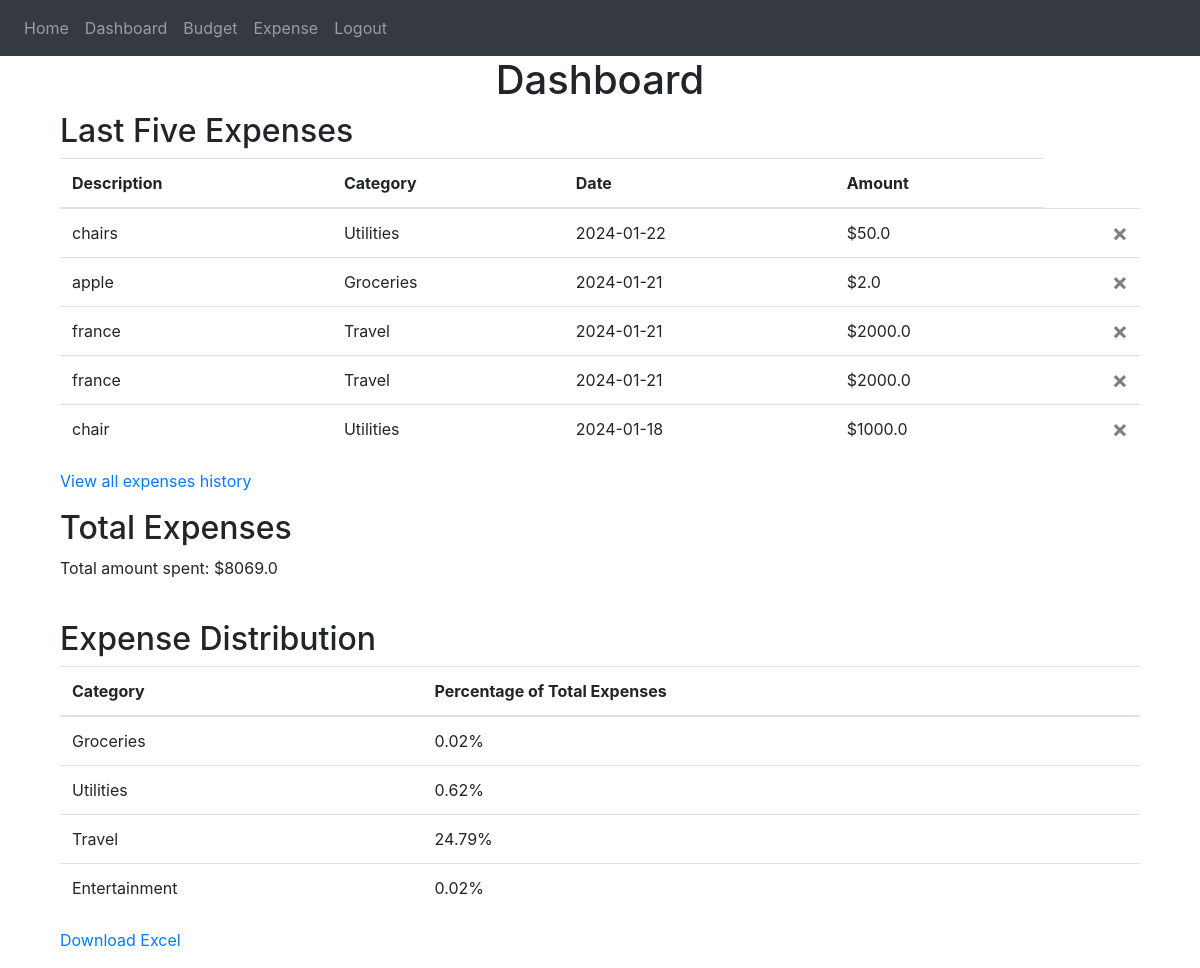
Page /dashboard (signed in) on the committed database.
### website/models.py (models this page shows)
class Expense(db.Model):
    id = db.Column(db.Integer, primary_key=True)
    description = db.Column(db.String(255))
    category = db.Column(db.String(50))
    amount = db.Column(db.Float)
    date = db.Column(db.DateTime(timezone=True), default=func.now())
    user_id = db.Column(db.Integer, db.ForeignKey('user.id'))

### website/views.py (the view)
@views.route('/dashboard', methods=['GET'])
@login_required
def dashboard():
    all_expenses = Expense.query.filter_by(user_id=current_user.id).order_by(Expense.date.desc()).all()
    last_five_expenses = Expense.query.filter_by(user_id=current_user.id).order_by(Expense.date.desc()).limit(5).all()
    total_expenses = db.session.query(db.func.sum(Expense.amount)).filter_by(user_id=current_user.id).scalar() or 0
    expense_distribution = {}
    all_expenses = Expense.query.filter_by(user_id=current_user.id).all()
    for expense in all_expenses:
        if total_expenses > 0:
            percentage = (expense.amount / total_expenses) * 100
        else:
            percentage = 0
        expense_distribution[expense.category] = round(percentage, 2)
    data = {
        'Description': [expense.description for expense in all_expenses],
        'Category': [expense.category for expense in all_expenses],
        'Date': [expense.date.strftime('%Y-%m-%d') for expense in all_expenses],
        'Amount': [f'${expense.amount:.2f}' for expense in all_expenses],
        'Percentage': [f'{expense_distribution[expense.category]:.2f}%' for expense in all_expenses],
    }
    df = pd.DataFrame(data)
    excel_filename = 'dashboard_data.xlsx'
    df.to_excel(excel_filename, index=False)
    return render_template("dashboard.html", user=current_user, last_five_expenses=last_five_expenses, total_expenses=total_expenses, expense_distribution=expense_distribution, excel_filename=excel_filename)

### website/__init__.py (called while the page is built)
def create_app():
    app = Flask(__name__)
    app.config['SECRET_KEY'] = 'emmy'
    app.config['SQLALCHEMY_DATABASE_URI'] = f'sqlite:///{DB_NAME}'
    db.init_app(app)
    from .models import User, Expense, Note # Import Expense model
    create_database(app)
    from .views import views
    from .auth import auth
    app.register_blueprint(views, url_prefix='/')
    app.register_blueprint(auth, url_prefix='/')
    login_manager = LoginManager()
    login_manager.login_view = 'auth.login'
    login_manager.init_app(app)
    @login_manager.user_loader
    def load_user(id):
        return User.query.get(int(id))
    return app

### website/templates/dashboard.html (shortened to what this page needs)
{% extends "base.html" %}
{% block content %}
  <h1 align="center">Dashboard</h1>
  <div class="container">
    <h2>Last Five Expenses</h2>
    <table class="table">
      <thead>
        <tr>
          <th>Description</th>
          <th>Category</th>
          <th>Date</th>
          <th>Amount</th>
        </tr>
      </thead>
      <tbody>
        {% for expense in last_five_expenses %}
          <tr>
            <td>{{ expense.description }}</td>
            <td>{{ expense.category }}</td>
            <td>{{ expense.date.strftime('%Y-%m-%d') }}</td>
            <td>${{ expense.amount }}</td>
            <td>
              <button type="button" class="close" onClick="deleteExpense({{ expense.id }})">
                <span aria-hidden="true">&times;</span>
              </button>
            </td>
          </tr>
        {% endfor %}
      </tbody>
    </table>
    <p><a href="{{ url_for('views.all_expenses') }}">View all expenses history</a></p>
    <h2>Total Expenses</h2>
    <p>Total amount spent: ${{ total_expenses }}</p>
    <br>
    <div class="row">
      <div class="col">
          <h2>Expense Distribution</h2>
          <table class="table">
              <thead>
                  <tr>
                      <th>Category</th>
                      <th>Percentage of Total Expenses</th>
                  </tr>
              </thead>
              <tbody>
                  {% for category, percentage in expense_distribution.items() %}
                      <tr>
                          <td>{{ category }}</td>
                          <td>{{ percentage }}%</td>
                      </tr>
                  {% endfor %}
              </tbody>
          </table>
      </div>
  </div>
  <div class="row">
    <div class="col">
        <p><a href="{{ url_for('views.download_excel', filename=excel_filename) }}">Download Excel</a></p>
    </div>
</div>
  </div>
{% endblock %}

### website/templates/base.html (shortened to what this page needs)
<!DOCTYPE html>
<html>
  <head>
    <link
      rel="stylesheet"
      href="https://stackpath.bootstrapcdn.com/bootstrap/4.4.1/css/bootstrap.min.css"
    />
    <link
      rel="stylesheet"
      href="https://stackpath.bootstrapcdn.com/font-awesome/4.7.0/css/font-awesome.min.css"
    />
  </head>
  <body>
    <nav class="navbar navbar-expand-lg navbar-dark bg-dark">
      <div class="collapse navbar-collapse" id="navbar">
        <div class="navbar-nav">
          {% if user.is_authenticated %}
          <a class="nav-item nav-link" id="home" href="/">Home</a>
          <a class="nav-item nav-link" id="dashboard" href="/dashboard">Dashboard</a>
          <a class="nav-item nav-link" id="budget" href="/budget">Budget</a>
          <a class="nav-item nav-link" id="expense" href="/expense">Expense</a>
          <a class="nav-item nav-link" id="logout" href="/logout">Logout</a>
          {% else %}
          <a class="nav-item nav-link" id="login" href="/login">Login</a>
          <a class="nav-item nav-link" id="signUp" href="/sign-up">Sign Up</a>
          {% endif %}
        </div>
      </div>
    </nav>
    <div class="container">{% block content %} {% endblock %}</div>
  </body>
</html>

### rows in the picture
Expense: description "chairs", category "Utilities", date "2024-01-22", amount "50.0"
Expense: description "apple", category "Groceries", date "2024-01-21", amount "2.0", percentage "0.02"
Expense: description "france", category "Travel", date "2024-01-21", amount "2000.0", percentage "24.79"
Expense: description "france", category "Travel", date "2024-01-21", amount "2000.0"
Expense: description "chair", category "Utilities", date "2024-01-18", amount "1000.0"
Expense: category "Utilities", percentage "0.62"
Expense: category "Entertainment", percentage "0.02"

### other values in the picture
{{ total_expenses }} "8069.0"
